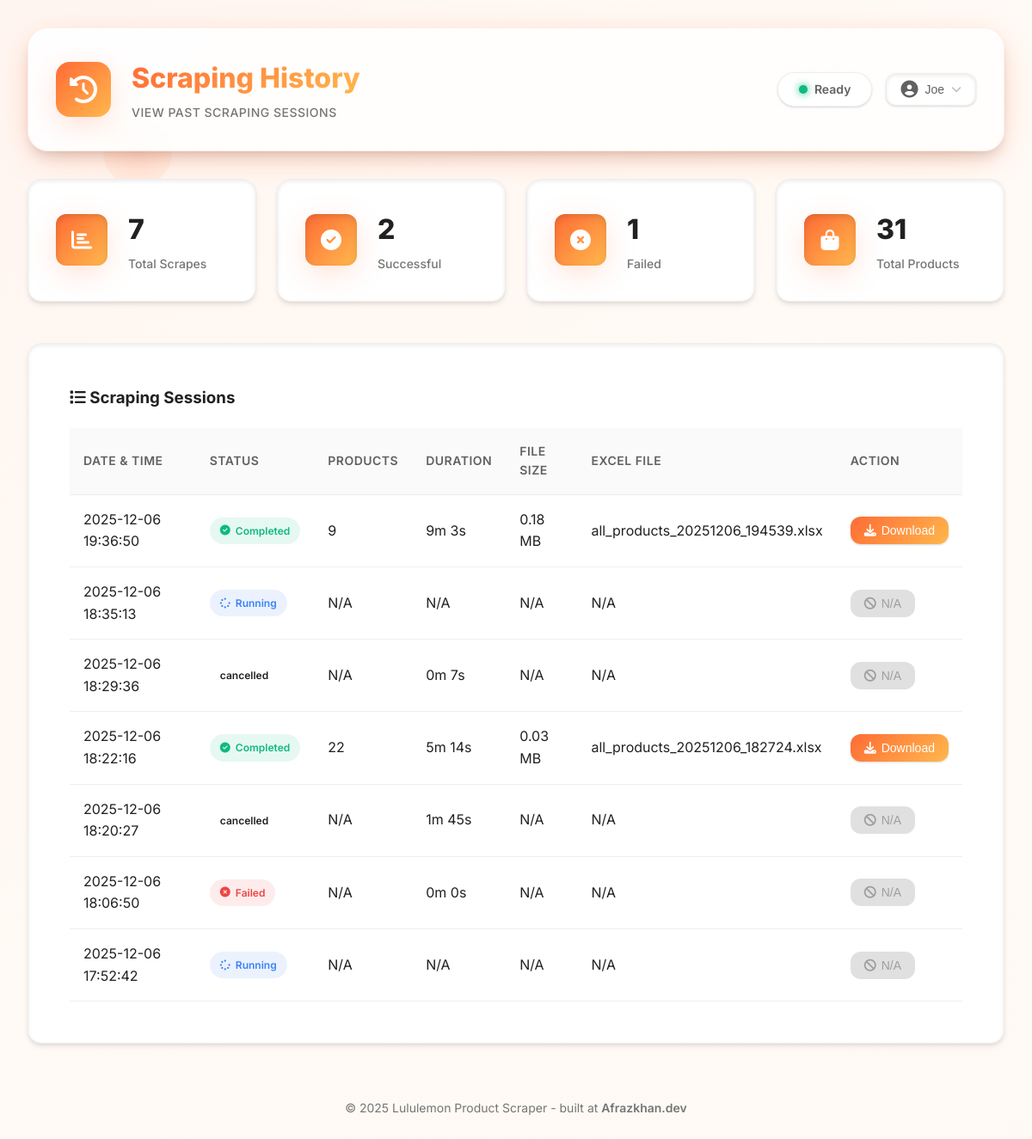
Page /history (signed in) on the earlier database version.
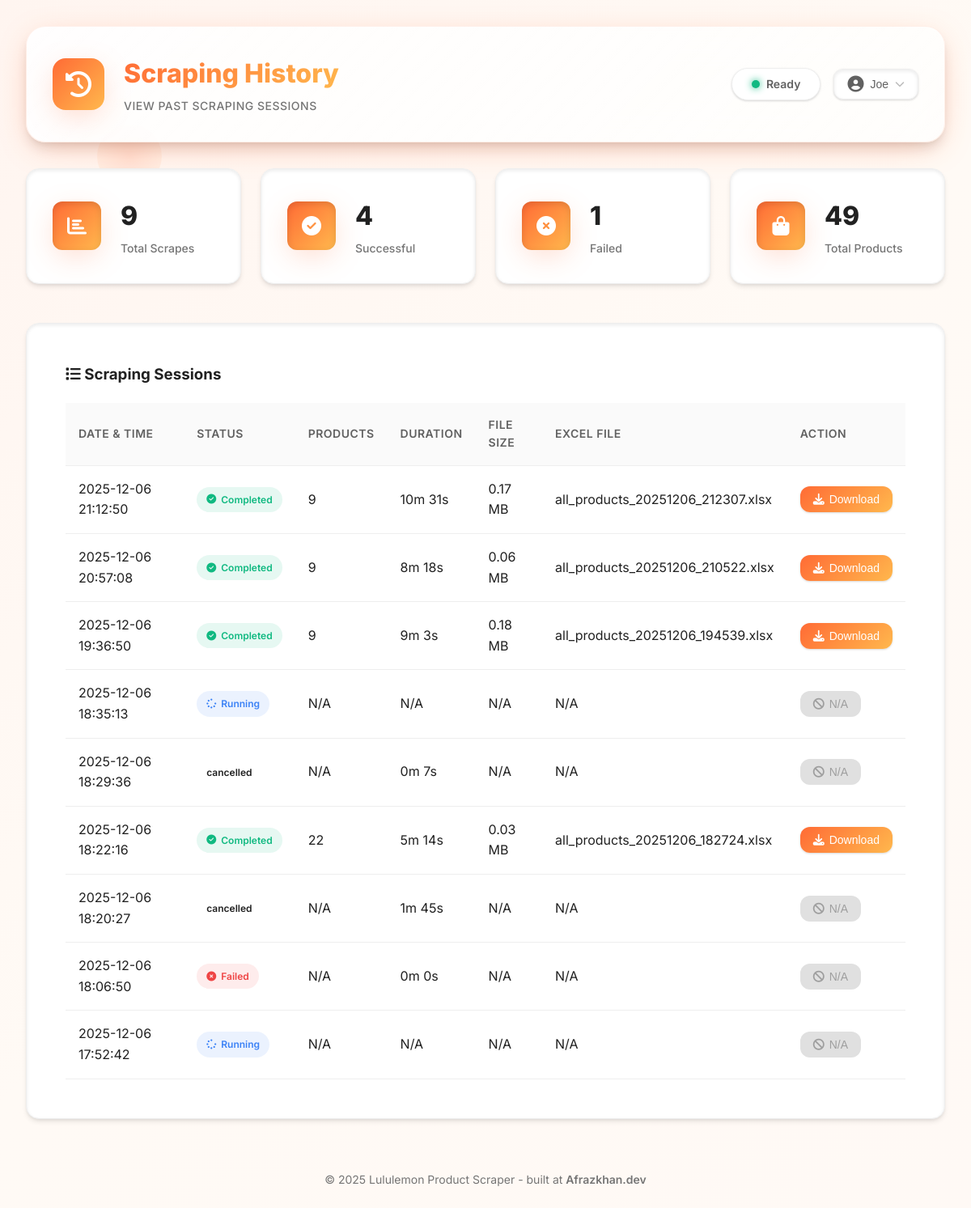
Same page on the later database version.
### database.py (models this page shows, shortened)
class User(UserMixin, db.Model):
    __tablename__ = 'users'
    id = db.Column(db.Integer, primary_key=True)
    email = db.Column(db.String(120), unique=True, nullable=False, index=True)
    password_hash = db.Column(db.String(255), nullable=False)
    role = db.Column(db.String(20), nullable=False, default='user')  # 'admin' or 'user'
    is_active = db.Column(db.Boolean, default=True)
    created_at = db.Column(db.DateTime, default=datetime.now)
    last_login = db.Column(db.DateTime)
    reset_token = db.Column(db.String(100), nullable=True)
    reset_token_expires = db.Column(db.DateTime, nullable=True)
    scraping_history = db.relationship('ScrapingHistory', backref='user', lazy='dynamic')
    email_recipients = db.relationship('EmailRecipient', backref='added_by_user', lazy='dynamic')
    def is_admin(self):
        return self.role == 'admin'

class ScrapingHistory(db.Model):
    __tablename__ = 'scraping_history'
    id = db.Column(db.Integer, primary_key=True)
    trigger_type = db.Column(db.String(20), nullable=False)  # 'manual' or 'scheduled'
    triggered_by = db.Column(db.Integer, db.ForeignKey('users.id'), nullable=False)
    status = db.Column(db.String(20), nullable=False)  # 'running', 'completed', 'failed'
    started_at = db.Column(db.DateTime, default=datetime.now)
    completed_at = db.Column(db.DateTime)
    excel_filename = db.Column(db.String(255))
    file_size = db.Column(db.Integer)  # in bytes
    total_products = db.Column(db.Integer)
    error_message = db.Column(db.Text)

### app.py (the view)
@app.route('/history')
@login_required
def history():
    if current_user.role == 'admin':
        history_records = ScrapingHistory.query.order_by(ScrapingHistory.started_at.desc()).all()
    else:
        history_records = ScrapingHistory.query.filter_by(triggered_by=current_user.id).order_by(ScrapingHistory.started_at.desc()).all()
    return render_template('history.html', history=history_records, user=current_user)

### app.py (called while the page is built)
@login_manager.user_loader
def load_user(user_id):
    return User.query.get(int(user_id))

### templates/history.html (shortened to what this page needs)
<!DOCTYPE html>
<html lang="en">
<head>
    <link rel="stylesheet" href="https://cdnjs.cloudflare.com/ajax/libs/font-awesome/6.5.1/css/all.min.css">
    <link rel="stylesheet" href="{{ url_for('static', filename='css/style.css') }}">
</head>
<body>
    <div class="particles-bg">
        <div class="particle"></div>
    </div>
    <div class="container">
        <header class="header">
            <div class="logo-section">
                <div class="logo-icon">
                    <i class="fas fa-history"></i>
                </div>
                <div class="logo-text">
                    <h1>Scraping History</h1>
                    <p class="subtitle">View Past Scraping Sessions</p>
                </div>
            </div>
            <div class="header-actions">
                <div class="status-indicator">
                    <span class="status-dot"></span>
                    <span class="status-text">Ready</span>
                </div>
                <div class="user-menu-wrapper">
                    <button class="user-menu-button" id="userMenuButton">
                        <i class="fas fa-user-circle"></i>
                        <span id="userEmailShort">{{ user.email.split('@')[0] }}</span>
                        <i class="fas fa-chevron-down"></i>
                    </button>
                </div>
            </div>
        </header>
        <main class="main-content">
            <div class="stats-grid">
                <div class="stat-card">
                    <div class="stat-icon">
                        <i class="fas fa-chart-bar"></i>
                    </div>
                    <div class="stat-content">
                        <h3>{{ history|length }}</h3>
                        <p>Total Scrapes</p>
                    </div>
                </div>
                <div class="stat-card">
                    <div class="stat-icon">
                        <i class="fas fa-check-circle"></i>
                    </div>
                    <div class="stat-content">
                        <h3>{{ history|selectattr('status', 'equalto', 'completed')|list|length }}</h3>
                        <p>Successful</p>
                    </div>
                </div>
                <div class="stat-card">
                    <div class="stat-icon">
                        <i class="fas fa-times-circle"></i>
                    </div>
                    <div class="stat-content">
                        <h3>{{ history|selectattr('status', 'equalto', 'failed')|list|length }}</h3>
                        <p>Failed</p>
                    </div>
                </div>
                <div class="stat-card">
                    <div class="stat-icon">
                        <i class="fas fa-shopping-bag"></i>
                    </div>
                    <div class="stat-content">
                        <h3>{{ history|selectattr('total_products')|sum(attribute='total_products') if history else 0 }}</h3>
                        <p>Total Products</p>
                    </div>
                </div>
            </div>
            <div class="history-section">
                <h3 style="margin-top: 0; margin-bottom: 20px;">
                    <i class="fas fa-list"></i> Scraping Sessions
                </h3>
                {% if history %}
                <table>
                    <thead>
                        <tr>
                            <th>Date & Time</th>
                            <th>Status</th>
                            <th>Products</th>
                            <th>Duration</th>
                            <th>File Size</th>
                            <th>Excel File</th>
                            <th>Action</th>
                        </tr>
                    </thead>
                    <tbody>
                        {% for h in history %}
                        <tr>
                            <td>{{ h.started_at.strftime('%Y-%m-%d %H:%M:%S') if h.started_at else 'N/A' }}</td>
                            <td>
                                <span class="status-badge status-{{ h.status }}">
                                    {% if h.status == 'completed' %}
                                        <i class="fas fa-check-circle"></i> Completed
                                    {% elif h.status == 'failed' %}
                                        <i class="fas fa-times-circle"></i> Failed
                                    {% elif h.status == 'running' %}
                                        <i class="fas fa-spinner fa-spin"></i> Running
                                    {% else %}
                                        {{ h.status }}
                                    {% endif %}
                                </span>
                            </td>
                            <td>{{ h.total_products if h.total_products else 'N/A' }}</td>
                            <td>
                                {% if h.started_at and h.completed_at %}
                                    {% set duration = (h.completed_at - h.started_at).total_seconds() %}
                                    {{ '%dm %ds' % (duration // 60, duration % 60) }}
                                {% else %}
                                    N/A
                                {% endif %}
                            </td>
                            <td>
                                {% if h.file_size %}
                                    {{ '%.2f MB' % (h.file_size / 1024 / 1024) }}
                                {% else %}
                                    N/A
                                {% endif %}
                            </td>
                            <td>{{ h.excel_filename if h.excel_filename else 'N/A' }}</td>
                            <td>
                                {% if h.status == 'completed' and h.excel_filename %}
                                <button class="btn-download" onclick="downloadExcel('{{ h.excel_filename }}')">
                                    <i class="fas fa-download"></i> Download
                                </button>
                                {% else %}
                                <button class="btn-download" disabled>
                                    <i class="fas fa-ban"></i> N/A
                                </button>
                                {% endif %}
                            </td>
                        </tr>
                        {% endfor %}
                    </tbody>
                </table>
                {% endif %}
            </div>
        </main>
        <footer class="footer">
            <p>&copy; 2025 Lululemon Product Scraper - built at <a href="https://afrazkhan.dev" target="_blank" style="color: var(--primary); text-decoration: none; font-weight: 600;">Afrazkhan.dev</a></p>
        </footer>
    </div>
</body>
</html>

### templates/history.html (style rules this page uses)
.history-section { background: var(--white); border-radius: var(--radius-xl); padding: var(--spacing-xl); margin-bottom: var(--spacing-xl); box-shadow: var(--shadow-lg), var(--inner-shadow-sm); border: 1px solid var(--gray-200); transition: all var(--transition-base); }
.history-section { background: var(--white); border-radius: var(--radius-xl); padding: var(--spacing-2xl); box-shadow: var(--shadow-md), var(--inner-shadow-sm); border: 1px solid var(--gray-200); }
table { width: 100%; border-collapse: collapse; }
th, td { padding: var(--spacing-md); text-align: left; border-bottom: 1px solid var(--gray-200); }
th { background: var(--gray-50); font-weight: 600; color: var(--gray-700); font-size: 0.875rem; text-transform: uppercase; letter-spacing: 0.5px; }
tbody tr { transition: all var(--transition-base); }
.status-badge { padding: 6px 12px; border-radius: var(--radius-full); font-size: 0.75rem; font-weight: 600; display: inline-flex; align-items: center; gap: 6px; }
.status-completed { background: rgba(16, 185, 129, 0.1); color: var(--success); }
.status-failed { background: rgba(239, 68, 68, 0.1); color: var(--danger); }
.status-running { background: rgba(59, 130, 246, 0.1); color: #3b82f6; }
.btn-download { background: var(--gradient-primary); color: var(--white); border: none; padding: 8px 16px; border-radius: var(--radius-lg); cursor: pointer; font-size: 0.875rem; font-weight: 500; transition: all var(--transition-base); box-shadow: var(--shadow-sm); display: inline-flex; align-items: center; gap: 6px; }
.btn-download:disabled { background: var(--gray-300); color: var(--gray-500); cursor: not-allowed; transform: none; box-shadow: none; }

Differences in the rows shown:
added ScrapingHistory: started_at "2025-12-06 21:12:50", status "completed" (drawn), total_products "9", value "10m 31s", h.file_size/1024/1024 "0.17 MB", excel_filename "all_products_20251206_212307.xlsx"
added ScrapingHistory: started_at "2025-12-06 20:57:08", status "completed" (drawn), total_products "9", value "8m 18s", h.file_size/1024/1024 "0.06 MB", excel_filename "all_products_20251206_210522.xlsx"
Other differences:
{{ history|length }}: "7" → "9"
{{ history|selectattr('status', 'equalto', 'completed')|list|length }}: "2" → "4"
text no longer shown: "31"
text now shown: "49"
